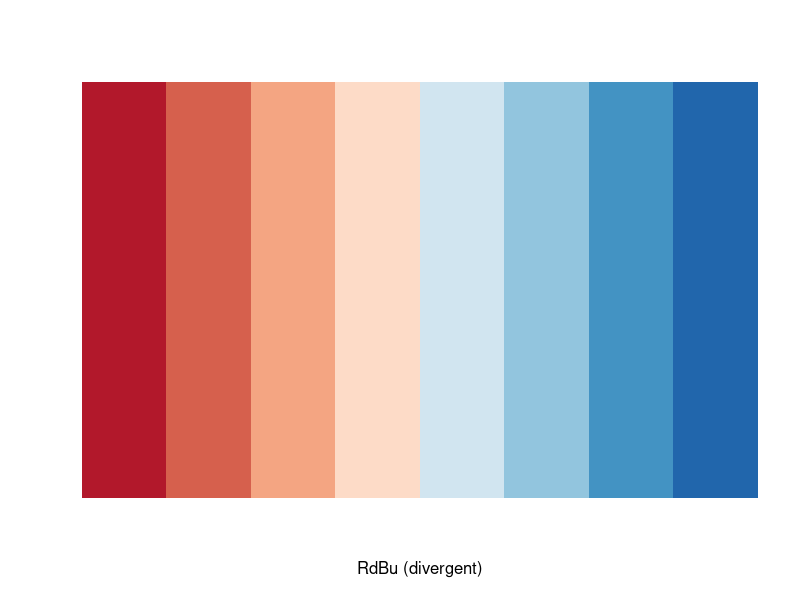
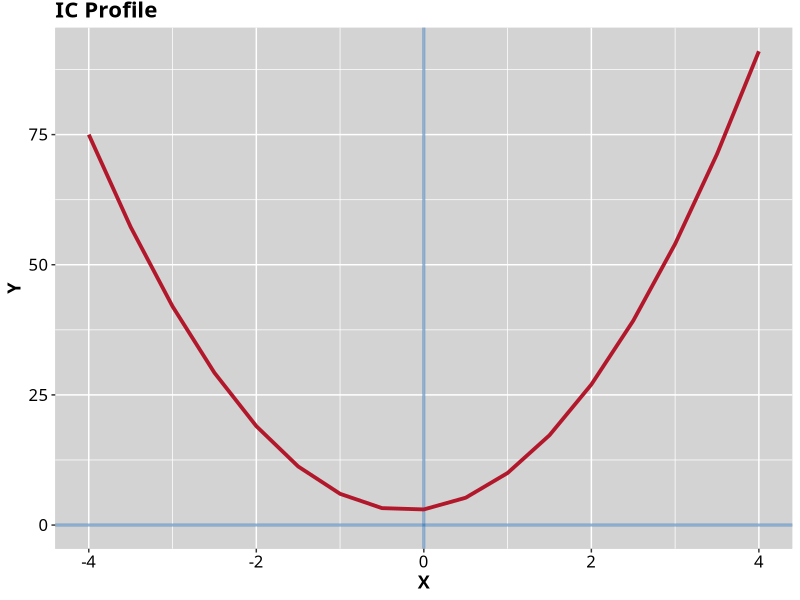
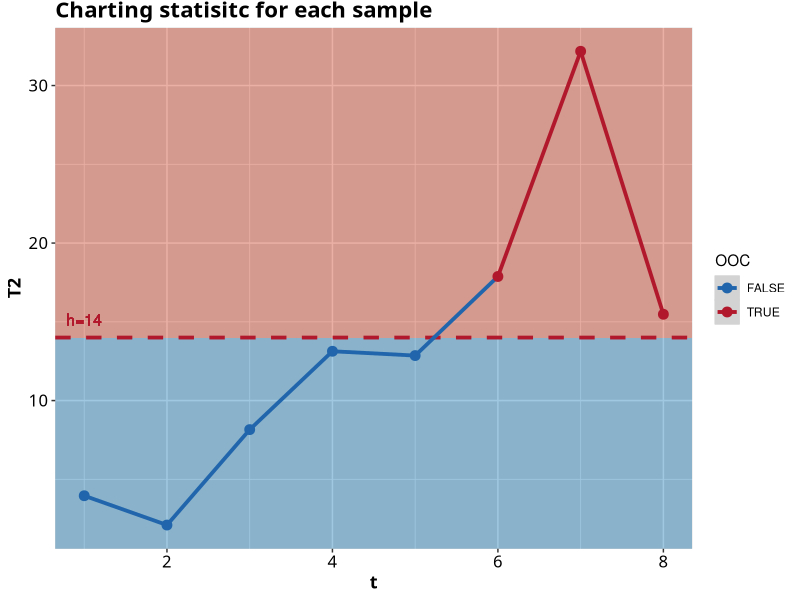
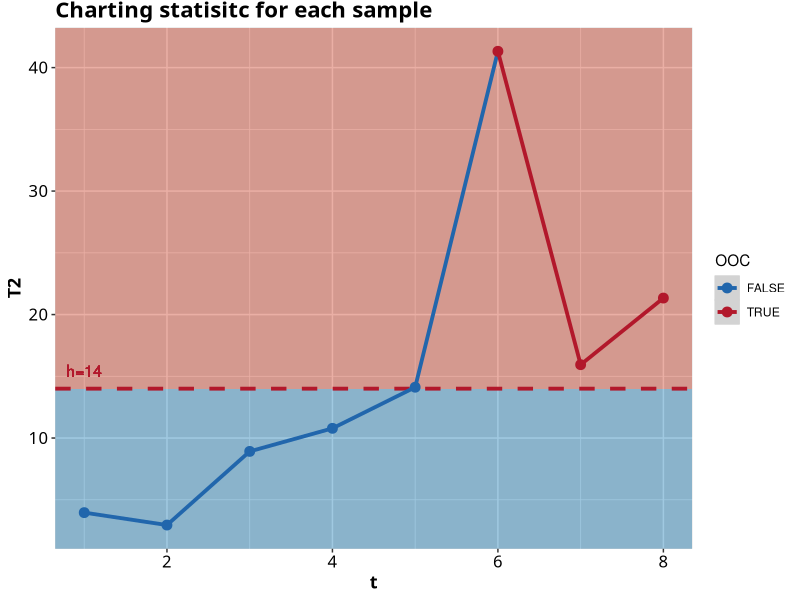
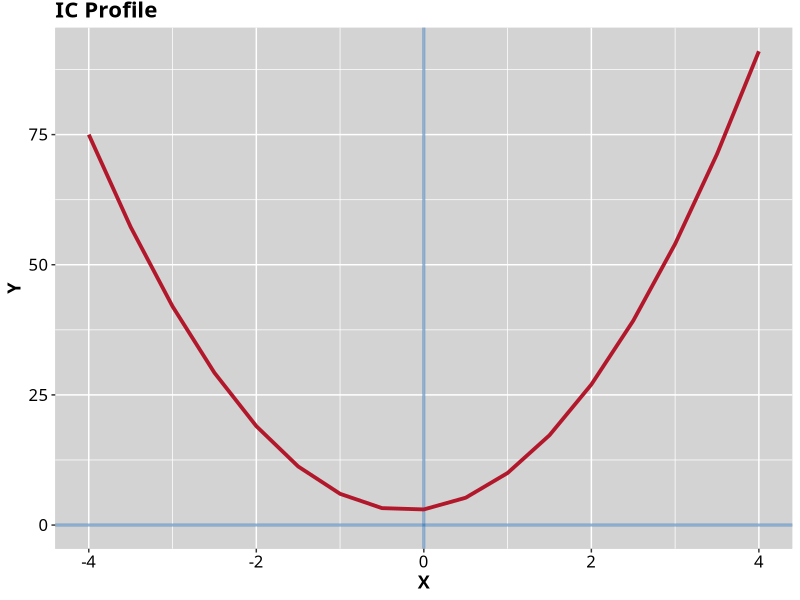
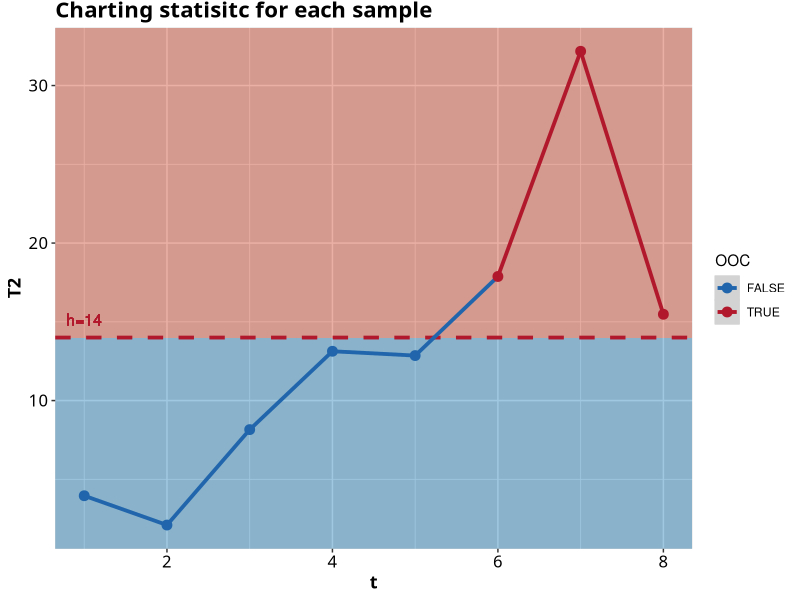
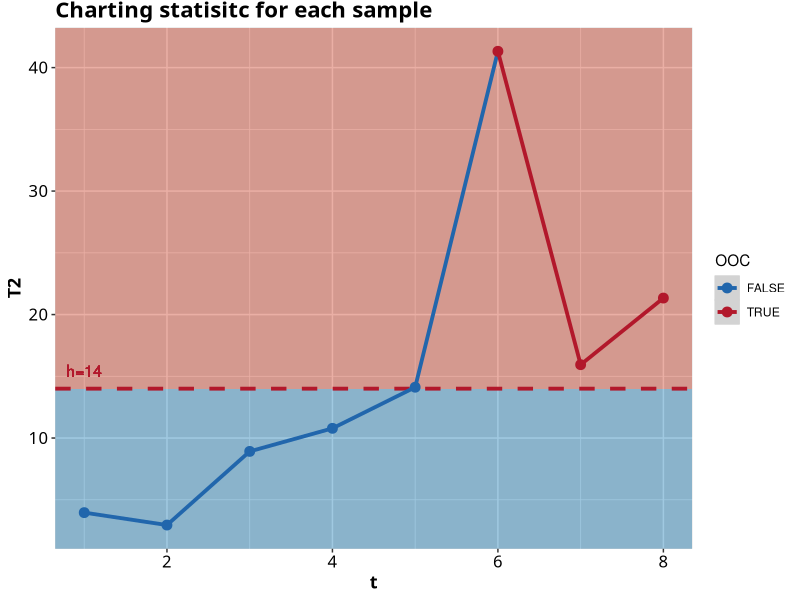

These figures' R source, in order:
setwd("~/Masters/Research/Main_Code")


library(ggplot2)
library(readr)
library(tidyr)
library(dplyr)
library(RColorBrewer)

MHWMA_ml_exmpl_data <- read_csv("results/pm/MHWMA_ml_exmpl_data.csv")
EHWMA_ml_exmpl_data <- read_csv("results/pm/EHWMA_ml_exmpl_data.csv")

x_values = seq(-4,4,0.5)
X0 = x_values**0
X1 = x_values**1
X2 = x_values**2

b0 = 3
b1 = 2
b2 = 5

Y = b0*X0 +b1*X1 +b2*X2

profile_data = data.frame("Y"=Y,"X"=X1)

theme_main <- function(){ 
  font <- "CenturySch"   #assign font family up front
  
  theme_gray() %+replace%    #replace elements we want to change
    
    theme(
      
      #grid elements
      #panel.grid.major = element_blank(),    #strip major gridlines
      #panel.grid.minor = element_blank(),    #strip minor gridlines
      #axis.ticks = element_blank(),          #strip axis ticks
      
      #since theme_minimal() already strips axis lines, 
      #we don't need to do that again
      
      #text elements
      plot.title = element_text(             #title
        family = font,            #set font family
        size = 16,                #set font size
        face = 'bold',            #bold typeface
        hjust = 0,                #left align
        vjust = 2),               #raise slightly
      
      plot.subtitle = element_text(          #subtitle
        family = font,            #font family
        size = 14),               #font size
      
      plot.caption = element_text(           #caption
        family = font,            #font family
        size = 9,                 #font size
        hjust = 1),               #right align
      
      axis.title = element_text(             #axis titles
        family = font,            #font family
        size = 13,
        face="bold"),               #font size
      
      axis.text = element_text(              #axis text
        family = font,            #axis famuly
        size = 12),                #font size
      
      strip.text.x = element_text(
        size = 12,
        color = "white"
      ),
      strip.text.y = element_text(
        size = 12,
        angle = 270,
        color = "white"
      ),
      strip.background = element_rect(
        color="#4a6fcc", fill="#4a6fcc", size=0.7, linetype="solid"
      ),
      panel.background = element_rect(fill = "lightgrey",
                                      colour = "lightgrey",
                                      size = 0.5, linetype = "solid"),
      panel.grid.major = element_line(size = 0.5, linetype = 'solid',
                                      colour = "white"), 
      panel.grid.minor = element_line(size = 0.25, linetype = 'solid',
                                      colour = "white")
      
      #since the legend often requires manual tweaking 
      #based on plot content, don't define it here
    )
}

display.brewer.pal(n = 8, name = 'RdBu')
brewer.pal(n = 8, name = 'RdBu')

colours <- c("TRUE"="#B2182B","FALSE"="#2166AC")

profile_plot <- profile_data %>%
  ggplot(aes(x=X,y=Y))+
  geom_hline(yintercept = 0,col="#2166AC",size=1,alpha=0.5)+
  geom_vline(xintercept = 0,col="#2166AC",size=1,alpha=0.5)+
  geom_path(size=1.3,col="#B2182B")+
  labs(title = "IC Profile")+
  xlim(-4,4)+
  xlab('X')+
  ylab('Y')+
  theme_main()

print(profile_plot)
ggsave(plot=profile_plot,
       filename= "pm_example.png",
       path = "results/Plots",
       dpi=320,
       width=8.70,
       height=5.95,
)

mod_plot <- MHWMA_ml_exmpl_data %>%
  ggplot(aes(x=t,y=T2,col=OOC,group=1))+
  annotate("rect", xmin = -Inf, xmax = Inf, ymin = -Inf, ymax = 14, fill = "#4393C3", alpha = .5, color = NA)+
  annotate("rect", xmin = -Inf, xmax = Inf, ymin = 14, ymax = Inf, fill = "#D6604D", alpha = .5, color = NA)+
  geom_hline(yintercept = 14,col='#B2182B',linetype='dashed',size=1.3)+
  geom_text(aes(1,14,label = 'h=14', vjust = -1),col='#B2182B')+
  geom_path(size=1.3)+
  geom_point(size=3)+
  scale_color_manual(values = colours)+
  labs(title = "Charting statisitc for each sample")+
  xlab('t')+
  xlim(1,8)+
  ylab('T2')+
  theme_main()

print(mod_plot)
ggsave(plot=mod_plot,
       filename= "modified_ml_example_chart.png",
       path = "results/Plots",
       dpi=320,
       width=8.70,
       height=5.95,
)

ex_plot <- EHWMA_ml_exmpl_data %>%
  ggplot(aes(x=t,y=T2,col=OOC,group=1))+
  annotate("rect", xmin = -Inf, xmax = Inf, ymin = -Inf, ymax = 14, fill = "#4393C3", alpha = .5, color = NA)+
  annotate("rect", xmin = -Inf, xmax = Inf, ymin = 14, ymax = Inf, fill = "#D6604D", alpha = .5, color = NA)+
  geom_hline(yintercept = 14,col='#B2182B',linetype='dashed',size=1.3)+
  geom_text(aes(1,14,label = 'h=14', vjust = -1),col='#B2182B')+
  geom_path(size=1.3)+
  geom_point(size=3)+
  scale_color_manual(values = colours)+
  labs(title = "Charting statisitc for each sample")+
  xlab('t')+
  xlim(1,8)+
  ylab('T2')+
  theme_main()

print(ex_plot)
ggsave(plot=ex_plot,
       filename= "extended_ml_example_chart.png",
       path = "results/Plots",
       dpi=320,
       width=8.70,
       height=5.95,
)
